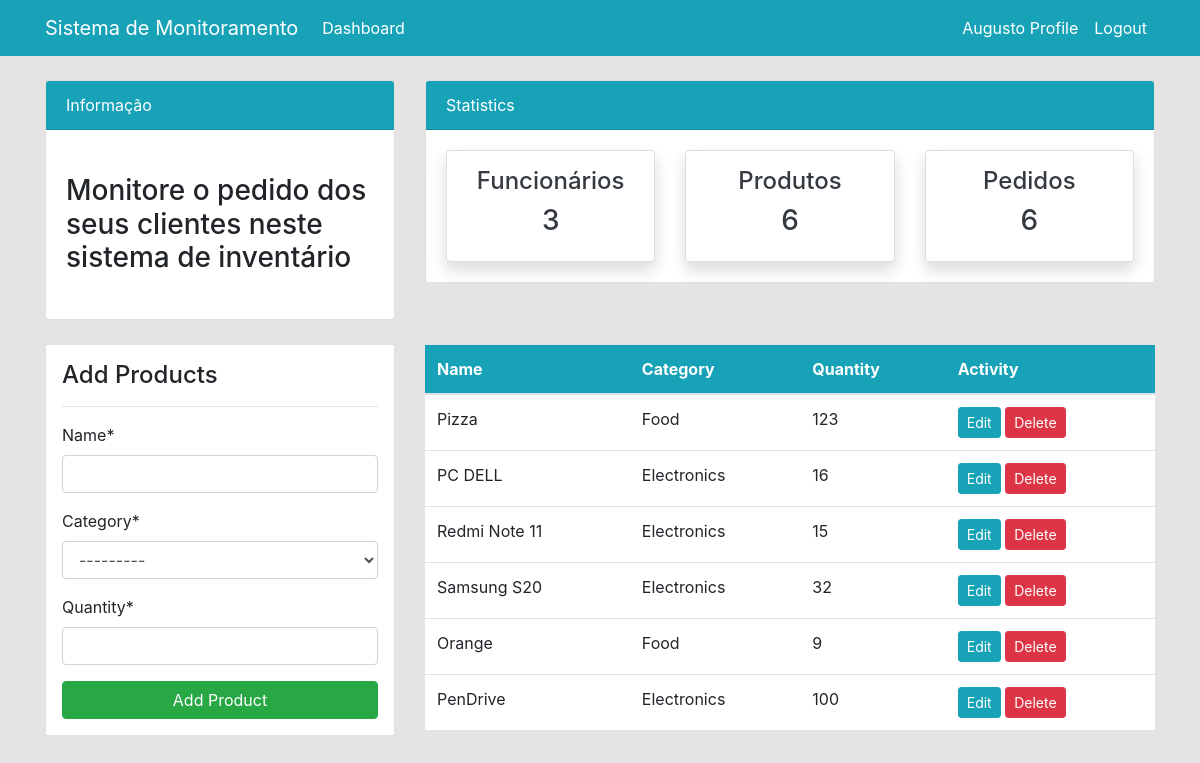
Before: /product/ (signed in) with the older database file.
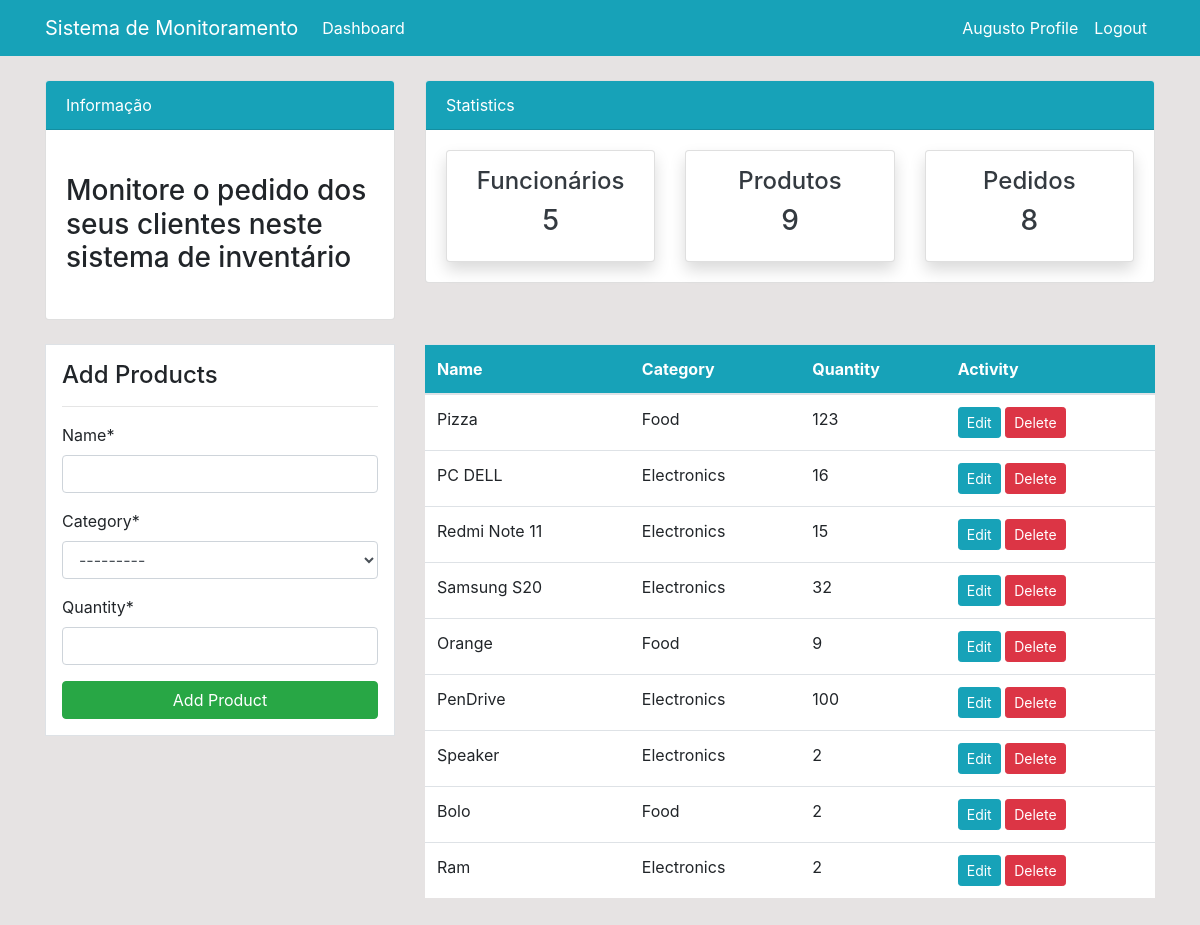
After: the same page with the newer database file.
### dashboard/models.py (models this page shows, shortened)
class Product(models.Model):
    name = models.CharField(max_length=100)
    category = models.CharField(max_length=20, choices=CATEGORY, null=True)
    quantity = models.PositiveIntegerField(null=True)
    class Meta:
        verbose_name_plural = 'Product'

### dashboard/views.py (the view)
# urls.py: path('product/', views.product, name='dashboard-product'),
@login_required
def product(request):
    items = Product.objects.all() # Usando ORDM
    products_count = items.count()
    workers_count = User.objects.all().count()
    orders_count = Order.objects.all().count()
    if request.method == 'POST':
        form = ProductForm(request.POST)
        if form.is_valid():
            form.save()
            product_name = form.cleaned_data.get('name')
            messages.success(request, f'{product_name} foi adicionado')
            return redirect('dashboard-product')
    else:
        form = ProductForm()
    context={
        'items': items,
        'form': form,
        'workers_count': workers_count,
        'products_count': products_count,
        'orders_count': orders_count,
    }
    return render(request, 'dashboard/product.html', context)

### dashboard/forms.py
class ProductForm(forms.ModelForm):
    class Meta:
        model = Product
        fields = ['name', 'category', 'quantity']

### templates/dashboard/product.html (shortened to what this page needs)
{% extends 'partials/base.html' %}
{% load crispy_forms_tags %}
{% block content %}
{% include 'partials/topnav.html' %}
<div class="container">
    <div class="row my-4">
        <div class="col-md-4">
            <div class="border bg-white p-3">
                <h4>Add Products</h4>
                <hr>
                <form method="POST">
                    {{ form|crispy }}
                    <input class="btn btn-success btn-block" type="submit" value="Add Product">
                </form>
            </div>
        </div>
        <div class="col-md-8">
            <table class="table bg-white">
                <thead class="bg-info">
                    <tr class="text-white">
                        <th scope="col">Name</th>
                        <th scope="col">Category</th>
                        <th scope="col">Quantity</th>
                        <th scope="col">Activity</th>
                    </tr>
                </thead>
                <tbody>
                    {% for item in items %}
                    <tr>
                        <td>{{ item.name }}</td>
                        <td>{{ item.category }}</td>
                        <td>{{ item.quantity }}</td>
                        <td>
                            <a class="btn btn-info btn-sm" href="{% url 'dashboard-product-update' item.id %}">Edit</a>
                            <a class="btn btn-danger btn-sm" href="{% url 'dashboard-product-delete' item.id %}">Delete</a>
                        </td>
                    </tr>
                    {% endfor %}
                </tbody>
            </table>
        </div>
    </div>
</div>
{% endblock %}

### templates/partials/base.html (shortened to what this page needs)
{% load static %}
<!doctype html>
<html lang="pt-br">
  <head>
    <link rel="stylesheet" href="{% static 'assets/bootstrap.min.css' %}">
    <link rel="stylesheet" href="{% static 'style.css' %}">
  </head>
  <body>
    {% include 'partials/nav.html' %}
    {% block content %}{% endblock %}
  </body>
</html>

### templates/partials/nav.html (shortened to what this page needs)
 <nav class="navbar navbar-expand-lg navbar-info bg-info">
    {% if user.is_authenticated %}
    <div class="container">
        <a class="navbar-brand text-white" href="index.html">Sistema de Monitoramento</a>
        <div class="collapse navbar-collapse" id="navbarSupportedContent">
            <ul class="navbar-nav mr-auto">
                <li class="nav-item active">
                    <a class="nav-link text-white" href="{% url 'dashboard-index' %}">Dashboard </a>
                </li>
            </ul>
            <ul class="navbar-nav ml-auto">
                <li class="nav-item active">
                    <a class="nav-link text-white" href="{% url 'user-profile' %}">{{ user.username }} Profile </a>
                </li>
                <li class="nav-item">
                    <a class="nav-link text-white" href="{% url 'user-logout' %}">Logout</a>
                </li>
            </ul>
            {% endif %}
        </div>
    </div>
</nav>

### templates/partials/topnav.html (shortened to what this page needs)
<div class="container">
    <div class="row mt-4">
        <div class="col-md-4">
            <div class="card">
                <div class="card-header bg-info text-white">
                    Informação
                </div>
                <div class="card-body">
                    <marquee behavior="" direction="">
                        <h3 class="my-4">Monitore o pedido dos seus clientes neste sistema de inventário</h3>
                    </marquee>
                </div>
            </div>
        </div>
        <div class="col-md-8">
            <div class="card">
                <div class="card-header bg-info text-white">
                    Statistics
                </div>
                <div class="card-body">
                    <div class="row">
                        <div class="col-md-4">
                            <a class="text-decoration-none text-dark" href="{% url 'dashboard-staff' %}">
                                <div class="card my-card shadow text-center p-3">
                                    <h4>Funcionários </h4>
                                    <h3>{{ workers_count }}</h3>
                                </div>
                            </a>
                        </div>
                        <div class="col-md-4">
                            <a class="text-decoration-none text-dark" href="{% url 'dashboard-product' %}">
                                <div class="card my-card shadow text-center p-3">
                                    <h4>Produtos </h4>
                                    <h3>{{ products_count }}</h3>
                                </div>
                            </a>
                        </div>
                        <div class="col-md-4">
                            <a class="text-decoration-none text-dark" href="{% url 'dashboard-order' %}">
                                <div class="card my-card shadow text-center p-3">
                                    <h4>Pedidos </h4>
                                    <h3>{{ orders_count }}</h3>
                                </div>
                            </a>
                        </div>
                    </div>
                </div>
            </div>
        </div>
    </div>
</div>

### static/style.css (style rules this page uses)
body { background: rgb(230, 227, 227); }

Changed rows visible on the page:
added Product: name "Speaker", category "Electronics", quantity "2"
added Product: name "Bolo", category "Food", quantity "2"
added Product: name "Ram", category "Electronics", quantity "2"
Other visible differences:
{{ workers_count }}: "3" → "5"
{{ products_count }}: "6" → "9"
{{ orders_count }}: "6" → "8"
